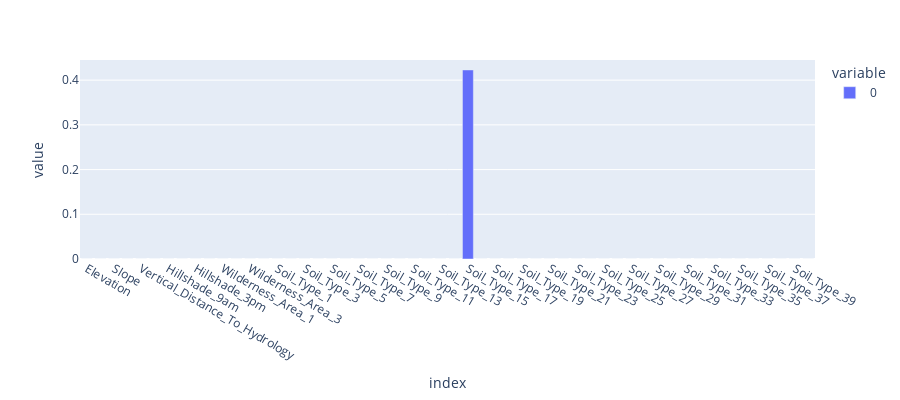

The cell this chart's notebook holds for it:
### Code cell
p_val=pd.Series(f_score[1])
p_val.index=X_train.columns
p_val.sort_values(ascending=False)
p_val.sort_values(ascending=False
                 ).plot.bar(figsize=(20, 8),color='b')
import plotly.express as px

fig = px.bar(p_val, height=400)
fig.show()

### Figure 1 — Plotly figure (JSON) as saved in the notebook; plotly's stock layout.template omitted (floating-point values rounded to 4 significant figures)
{"data": [{"alignmentgroup": "True", "hovertemplate": "variable=0<br>index=%{x}<br>value=%{y}<extra></extra>", "legendgroup": "0", "marker": {"color": "#636efa"}, "name": "0", "offsetgroup": "0", "orientation": "v", "showlegend": true, "textposition": "auto", "type": "bar", "x": ["Elevation", "Aspect", "Slope", "Horizontal_Distance_To_Hydrology", "Vertical_Distance_To_Hydrology", "Horizontal_Distance_To_Roadways", "Hillshade_9am", "Hillshade_Noon", "Hillshade_3pm", "Horizontal_Distance_To_Fire_Points", "Wilderness_Area_1", "Wilderness_Area_2", "Wilderness_Area_3", "Wilderness_Area_4", "Soil_Type_1", "Soil_Type_2", "Soil_Type_3", "Soil_Type_4", "Soil_Type_5", "Soil_Type_6", "Soil_Type_7", "Soil_Type_8", "Soil_Type_9", "Soil_Type_10", "Soil_Type_11", "Soil_Type_12", "Soil_Type_13", "Soil_Type_14", "Soil_Type_15", "Soil_Type_16", "Soil_Type_17", "Soil_Type_18", "Soil_Type_19", "Soil_Type_20", "Soil_Type_21", "Soil_Type_22", "Soil_Type_23", "Soil_Type_24", "Soil_Type_25", "Soil_Type_26", "Soil_Type_27", "Soil_Type_28", "Soil_Type_29", "Soil_Type_30", "Soil_Type_31", "Soil_Type_32", "Soil_Type_33", "Soil_Type_34", "Soil_Type_35", "Soil_Type_36", "Soil_Type_37", "Soil_Type_38", "Soil_Type_39", "Soil_Type_40"], "xaxis": "x", "y": [0, 0, 0, 0, 0, 0, 0, 0, 0, 0, 0, 0, 0, 0, 0, 0, 0, 0, 0, 0, 4.757e-11, 1.587e-10, 1.394e-122, 0, 0, 0, 0, 0, 0.4228, 6.104e-135, 0, 0, 1.879e-194, 0, 2.291e-118, 0, 0, 0, 4.259e-29, 3.728e-309, 1.448e-62, 1.15e-86, 0, 0, 0, 0, 0, 5.136e-69, 0, 3.504e-84, 0, 0, 0, 0], "yaxis": "y"}], "layout": {"barmode": "relative", "height": 400, "legend": {"title": {"text": "variable"}, "tracegroupgap": 0}, "margin": {"t": 60}, "xaxis": {"anchor": "y", "domain": [0, 1], "title": {"text": "index"}}, "yaxis": {"anchor": "x", "domain": [0, 1], "title": {"text": "value"}}}}
